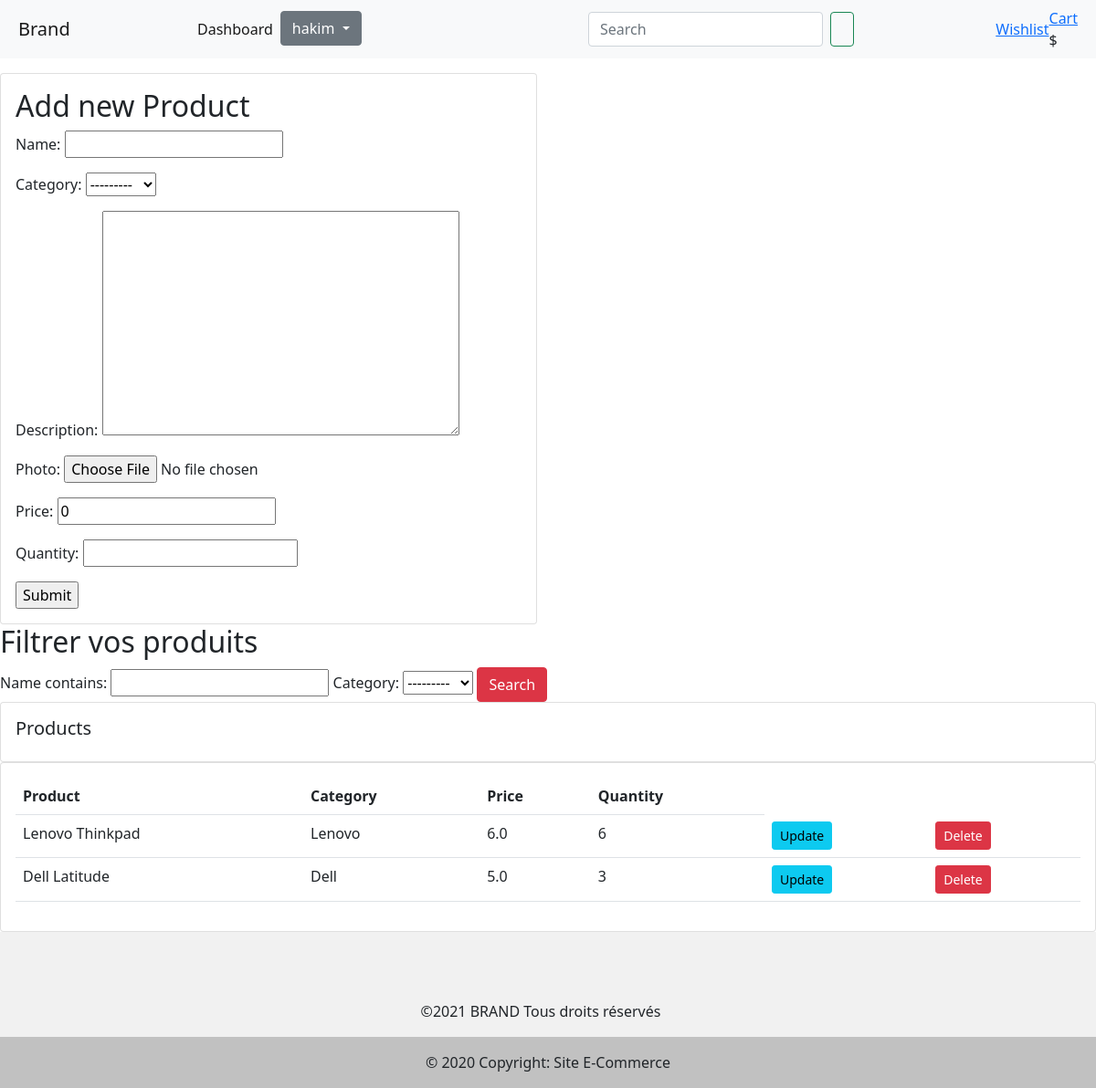
/prod/ (signed in), run on an earlier commit of the app's database.
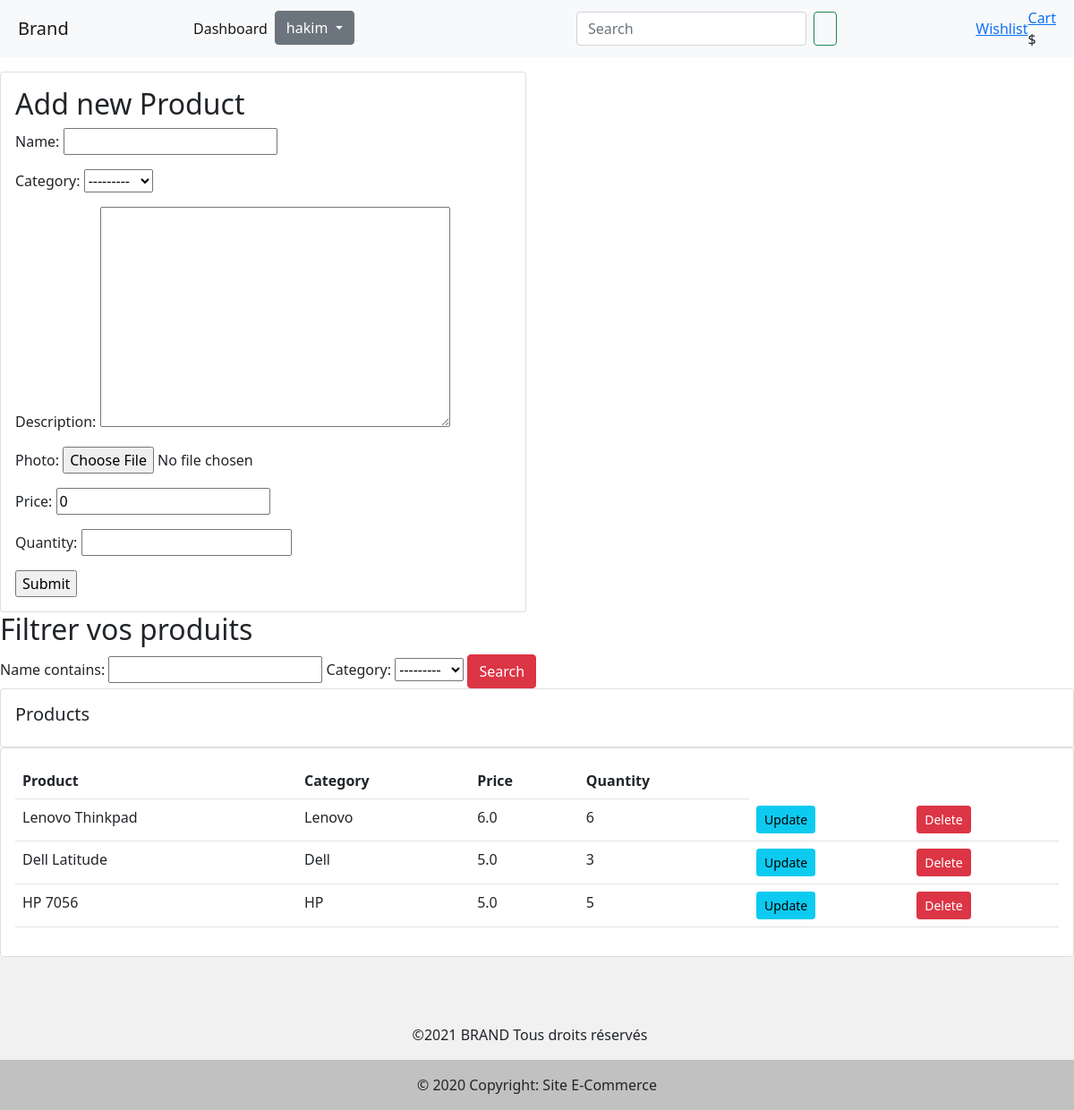
And on a later commit of the database.
### e_commerce/models.py (models this page shows, shortened)
class Category(Model):
    category = CharField(max_length=50)
    def __str__(self):
        return self.category

class Product(Model):
    name = CharField(max_length=100)
    category = ForeignKey(
        Category, related_name='categories', on_delete=CASCADE)
    description = TextField()
    photo = ImageField()
    price = FloatField(default=0)
    quantity = PositiveBigIntegerField(null=True)
    good_rates = PositiveIntegerField(default=0)
    bad_rates = PositiveIntegerField(default=0)
    rates = PositiveIntegerField(default=0)

### dashboardSeller/views.py (the view, shortened to what this page needs)
# urls.py: path('prod/', views.showProduct, name='prod'),
def showProduct(request):
    form = CreateProductForm()
    products = Product.objects.all()
    myFilter = ProductFilter(request.GET, queryset=products)
    products = myFilter.qs
    context = {'form': form, 'products': products,
               'myFilter': myFilter,
               }
    return render(request, 'dashboardSeller/products.html', context)

### dashboardSeller/forms.py
class CreateProductForm(ModelForm):
    class Meta:
        model = Product
        fields = ['name', 'category', 'description','photo','price','quantity']

### templates/dashboardSeller/products.html (shortened to what this page needs)
{% extends 'dashboardSeller/dashboard.html' %}
{% block content %}
<div class="row">
    <div class="col-md-6">
        <div class="card card-body">
            <h2>Add new Product</h2>
            <form action="" method="POST">
                {{form.as_p}}
                <input type="submit" name="Submit">
            </form>
        </div>
    </div>
</div>
<div>
    <form method="GET">
        <h2>Filtrer vos produits </h2>
        {{myFilter.form}}
        <button type="Submit" class="btn btn-danger">Search</button>
    </form>
</div>
<div class="row">
    <div class="col-md">
        <div class="card card-body">
            <h5>Products</h5>
        </div>
        <div class="card card-body">
            <table class="table">
                <tr>
                    <th>Product</th>
                    <th>Category</th>
                    <th>Price</th>
                    <th>Quantity</th>
                </tr>
                {% for i in products %}
                <tr>
                    <td>{{i.name}}</td>
                    <td>{{i.category}}</td>
                    <td>{{i.price}}</td>
                    <td>{{i.quantity}}</td>
                    <td><a class="btn btn-sm btn-info" href="{% url 'update_product' i.id %}">Update</a></td>
                    <td><a class="btn btn-sm btn-danger" href="{% url 'delete_product' i.id %}">Delete</a></td>
                </tr>
                {% endfor %}
            </table>
        </div>
    </div>
</div>
{% endblock %}

### templates/dashboardSeller/dashboard.html (shortened to what this page needs)
{% extends "base.html" %}
{% block head %}
<link href="https://cdn.jsdelivr.net/npm/bootstrap@5.0.0-beta3/dist/css/bootstrap.min.css" rel="stylesheet"
>
{% endblock head %}

### templates/base.html (shortened to what this page needs)
{% load static %}
<!DOCTYPE html>
<html lang="en">
<head>
    {% block head %}{% endblock head %}
</head>
<body>
    {% block body %}
    {% block mainNavBar %}
    {% include "includes/navbar.html" %}
    {% endblock mainNavBar %}
    {% block content %}{% endblock content %}
    {% include "includes/footer.html" %}
    {% endblock body %}
</body>
</html>

### templates/includes/navbar.html
{% load static %}
{% include "includes/topNavBar.html" %}
{% include "includes/mainNavBar.html" %}

### templates/includes/topNavBar.html (shortened to what this page needs)
<nav class="navbar navbar-expand-lg navbar-light bg-light">
    <div class="container-fluid">
        <div class="col-lg-2 col-sm-2 col-2">
            <div class="logo_container">
                <div class="logo"><a class="navbar-brand ms-2" href="{% url 'home' %}">Brand</a></div>
            </div>
        </div>
        <div class="collapse navbar-collapse" id="navbarSupportedContent">
            <ul class="navbar-nav me-auto mb-2 mb-lg-0">
                {% if user.is_authenticated %}
                <li class="nav-item">
                    <a class="nav-link active" aria-current="page" href="{% url 'dashboardSeller' %}">Dashboard</a>
                </li>
                {% endif %}
                {% if user.is_authenticated %}
                <div class="dropdown">
                    <button class="btn btn-secondary dropdown-toggle" type="button" id="dropdownMenuButton1"
                        data-bs-toggle="dropdown" aria-expanded="false">{{user.username}}
                    </button>
                </div>
                {% endif %}
            </ul>
            <form class="d-flex">
                <input class="form-control me-2" type="search" placeholder="Search" aria-label="Search">
                <button class="btn btn-outline-success me-2" type="submit"></button>
            </form>
            {% if user.is_authenticated %}
            <div class="col-lg-3 col-9 order-lg-3 order-2 text-lg-left text-right">
                <div class="wishlist_cart d-flex flex-row align-items-center justify-content-end">
                    <div class="wishlist d-flex flex-row align-items-center justify-content-end">
                        <div class="wishlist_content">
                            <div class="wishlist_text"><a href="{% url 'wishlist' %}">Wishlist</a></div>
                        </div>
                    </div>
                    <div class="cart">
                        <div class="cart_container d-flex flex-row align-items-center justify-content-end">
                            <div class="cart_content me-2">
                                <div class="cart_text"><a href="{% url 'cart' %}">Cart</a></div>
                                <div class="cart_price">${{total_price}}</div>
                            </div>
                        </div>
                    </div>
                </div>
            </div>
            {% endif %}
        </div>
    </div>
</nav>

### templates/includes/mainNavBar.html (shortened to what this page needs)
<nav class="main_nav">
    <div class="container">
        <div class="row">
            <div class="col">
                <div class="main_nav_content d-flex flex-row">
                    <div class="main_nav_menu">
                    </div>
                </div>
            </div>
        </div>
    </div>
</nav>

### templates/includes/footer.html (shortened to what this page needs)
{% load static %}
<footer class="text-center text-white" style="background-color: #f1f1f1;">
    <div class="container pt-4">
      <section class="mb-4">
        <a
          class="btn btn-link btn-floating btn-lg text-dark m-1"
          href="#!"
          role="button"
          data-mdb-ripple-color="dark"
          ></a>
        <a
          class="btn btn-link btn-floating btn-lg text-dark m-1"
          href="#!"
          role="button"
          data-mdb-ripple-color="dark"
          ></a>
        <a
          class="btn btn-link btn-floating btn-lg text-dark m-1"
          href="#!"
          role="button"
          data-mdb-ripple-color="dark"
          ></a>
        <a
          class="btn btn-link btn-floating btn-lg text-dark m-1"
          href="#!"
          role="button"
          data-mdb-ripple-color="dark"
          ></a>
        <a
          class="btn btn-link btn-floating btn-lg text-dark m-1"
          href="#!"
          role="button"
          data-mdb-ripple-color="dark"
          ></a>
        <a
          class="btn btn-link btn-floating btn-lg text-dark m-1"
          href="#!"
          role="button"
          data-mdb-ripple-color="dark"
          ></a>
      </section>
      <p class="d-flex justify-content-center  text-dark align-items-center">
        <span class="me-3">©2021 BRAND Tous droits réservés</span>
      </p>
    </div>
    <div class="text-center text-dark p-3" style="background-color: rgba(0, 0, 0, 0.2);">
      © 2020 Copyright: Site E-Commerce
    </div>
  </footer>

What changed in the data, as far as the page shows it:
added Product: name "HP 7056", category "HP", price "5.0", quantity "5"
